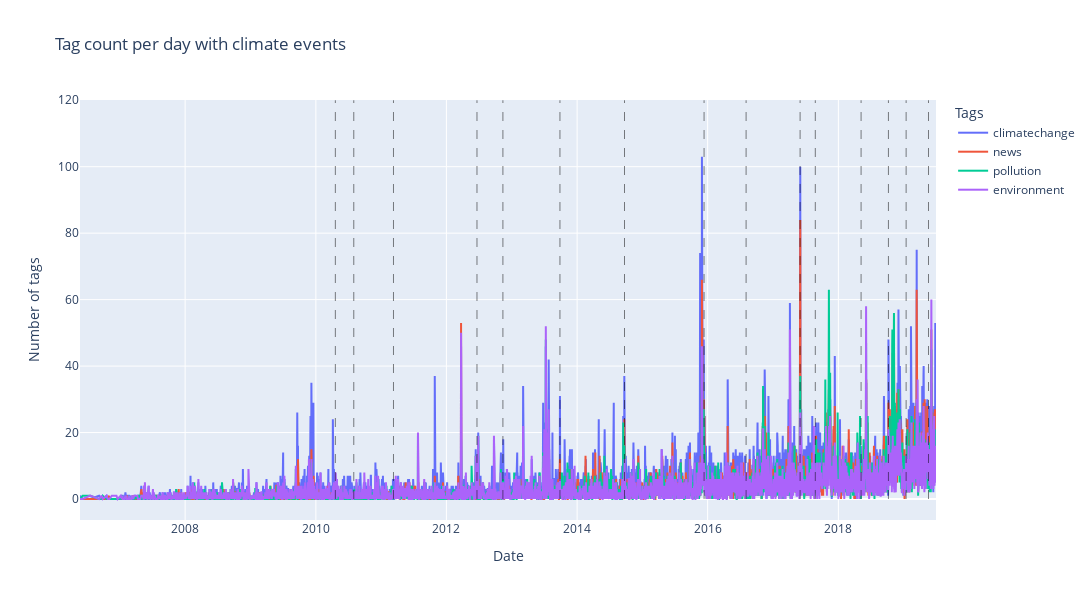

Notebook code cell kept with this figure:
### Code cell
year_data = pd.DataFrame(data)
year_data = year_data.merge(pd.to_datetime(climate_videos_df['upload_date']), left_index=True, right_index=True)

top_tags = list(common_tags_count.index)[:4]
for tag in top_tags:
    year_data[tag] = data.progress_apply(lambda x: int(tag in x))

tags_count_per_date = year_data.groupby('upload_date')[top_tags].sum()

# Load the event data
climate_event = pd.read_csv('data/climate_events_v2.csv', index_col=0, parse_dates=True)
climate_event = climate_event.loc[:date_limit]

# Interactive plot
fig = go.Figure()

# Add events on the interactive plot
for event in climate_event.itertuples():
    fig.add_shape(
        # Line Vertical
        type='line',
        x0=event.Index,
        x1=event.Index,
        y0=0,
        y1=120,
        line=dict(color='black', width=0.5, dash='dash'),
        name=f'{"event"} Date',
    )
    
for tag in top_tags:
    fig.add_trace(go.Scatter(x=tags_count_per_date.index, y=tags_count_per_date[tag], name=tag))
fig.update_layout(
    title='Tag count per day with climate events', xaxis_title='Date', 
    yaxis_title='Number of tags', legend_title='Tags',
    width=1100, height=600,
)
    
fig.show()

### Figure 1 — Plotly figure (JSON) as saved in the notebook; plotly's stock layout.template omitted (floating-point values rounded to 4 significant figures; data arrays with more than 128 entries replaced by an {"elided": "..."} marker saying what was removed)
{"data": [{"name": "climatechange", "x": {"elided": "4099 str values"}, "y": {"elided": "4099 int values"}, "type": "scatter"}, {"name": "news", "x": {"elided": "4099 str values"}, "y": {"elided": "4099 int values"}, "type": "scatter"}, {"name": "pollution", "x": {"elided": "4099 str values"}, "y": {"elided": "4099 int values"}, "type": "scatter"}, {"name": "environment", "x": {"elided": "4099 str values"}, "y": {"elided": "4099 int values"}, "type": "scatter"}], "layout": {"shapes": [{"line": {"color": "black", "dash": "dash", "width": 0.5}, "name": "event Date", "type": "line", "x0": "2010-04-20T00:00:00", "x1": "2010-04-20T00:00:00", "y0": 0, "y1": 120}, {"line": {"color": "black", "dash": "dash", "width": 0.5}, "name": "event Date", "type": "line", "x0": "2010-08-01T00:00:00", "x1": "2010-08-01T00:00:00", "y0": 0, "y1": 120}, {"line": {"color": "black", "dash": "dash", "width": 0.5}, "name": "event Date", "type": "line", "x0": "2011-03-11T00:00:00", "x1": "2011-03-11T00:00:00", "y0": 0, "y1": 120}, {"line": {"color": "black", "dash": "dash", "width": 0.5}, "name": "event Date", "type": "line", "x0": "2012-06-20T00:00:00", "x1": "2012-06-20T00:00:00", "y0": 0, "y1": 120}, {"line": {"color": "black", "dash": "dash", "width": 0.5}, "name": "event Date", "type": "line", "x0": "2012-11-12T00:00:00", "x1": "2012-11-12T00:00:00", "y0": 0, "y1": 120}, {"line": {"color": "black", "dash": "dash", "width": 0.5}, "name": "event Date", "type": "line", "x0": "2013-09-27T00:00:00", "x1": "2013-09-27T00:00:00", "y0": 0, "y1": 120}, {"line": {"color": "black", "dash": "dash", "width": 0.5}, "name": "event Date", "type": "line", "x0": "2014-09-23T00:00:00", "x1": "2014-09-23T00:00:00", "y0": 0, "y1": 120}, {"line": {"color": "black", "dash": "dash", "width": 0.5}, "name": "event Date", "type": "line", "x0": "2015-12-12T00:00:00", "x1": "2015-12-12T00:00:00", "y0": 0, "y1": 120}, {"line": {"color": "black", "dash": "dash", "width": 0.5}, "name": "event Date", "type": "line", "x0": "2016-08-03T00:00:00", "x1": "2016-08-03T00:00:00", "y0": 0, "y1": 120}, {"line": {"color": "black", "dash": "dash", "width": 0.5}, "name": "event Date", "type": "line", "x0": "2017-06-01T00:00:00", "x1": "2017-06-01T00:00:00", "y0": 0, "y1": 120}, {"line": {"color": "black", "dash": "dash", "width": 0.5}, "name": "event Date", "type": "line", "x0": "2017-08-25T00:00:00", "x1": "2017-08-25T00:00:00", "y0": 0, "y1": 120}, {"line": {"color": "black", "dash": "dash", "width": 0.5}, "name": "event Date", "type": "line", "x0": "2018-05-08T00:00:00", "x1": "2018-05-08T00:00:00", "y0": 0, "y1": 120}, {"line": {"color": "black", "dash": "dash", "width": 0.5}, "name": "event Date", "type": "line", "x0": "2018-10-08T00:00:00", "x1": "2018-10-08T00:00:00", "y0": 0, "y1": 120}, {"line": {"color": "black", "dash": "dash", "width": 0.5}, "name": "event Date", "type": "line", "x0": "2019-01-15T00:00:00", "x1": "2019-01-15T00:00:00", "y0": 0, "y1": 120}, {"line": {"color": "black", "dash": "dash", "width": 0.5}, "name": "event Date", "type": "line", "x0": "2019-05-20T00:00:00", "x1": "2019-05-20T00:00:00", "y0": 0, "y1": 120}], "title": {"text": "Tag count per day with climate events"}, "xaxis": {"title": {"text": "Date"}}, "yaxis": {"title": {"text": "Number of tags"}}, "legend": {"title": {"text": "Tags"}}, "width": 1100, "height": 600}}
